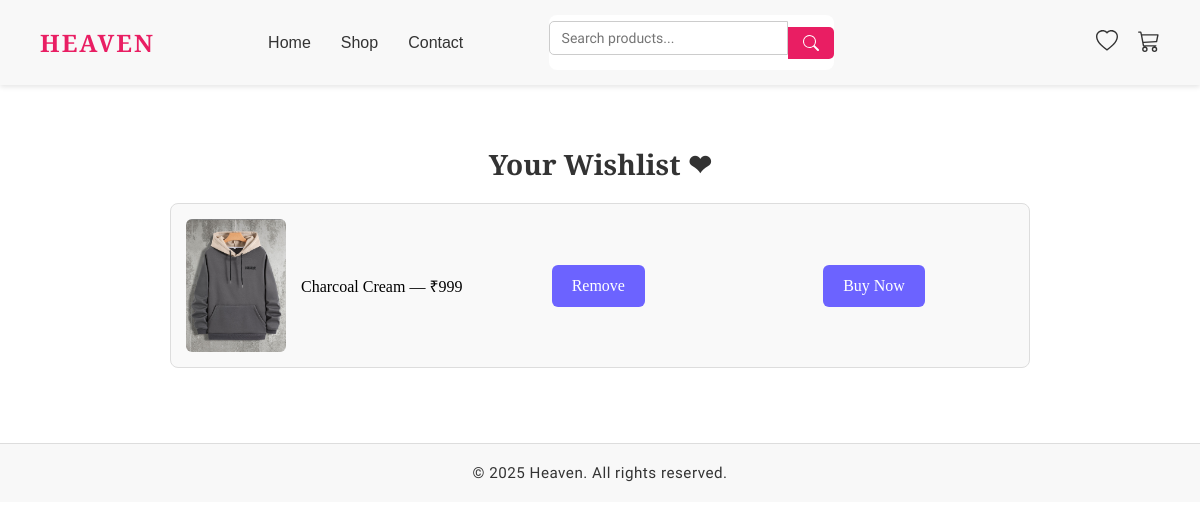
/wishlist, run on the app's committed database.
### tables this page shows
CREATE TABLE shop (
        id INTEGER PRIMARY KEY AUTOINCREMENT,
        name TEXT,
        price INTEGER,
        image TEXT
    );

### app.py (the view)
@app.route('/wishlist')
def wishlist():
    conn = get_db_connection()
    heart_items = conn.execute("""
        SELECT h.id AS heart_id,
               h.product_id,
               s.name,
               s.price,
               s.image
        FROM heart h
        JOIN shop s ON h.product_id = s.id
        ORDER BY h.id DESC
    """).fetchall()
    conn.close()
    return render_template('heart.html', heart_items=heart_items)

### app.py (called while the page is built)
def get_db_connection():
    conn = sqlite3.connect("ecommerce.db")
    conn.row_factory = sqlite3.Row
    return conn

### templates/heart.html (shortened to what this page needs)
{% extends "base.html" %}
{% block content %}
{% include 'nav1.html' %}
<div class="wishlist-container">
<h1>Your Wishlist ❤</h1>
{% if heart_items|length == 0 %}
  <p>Your wishlist is empty. <a href="{{ url_for('shop_page') }}">Go shopping</a>.</p>
{% else %}
  <ul>
    {% for item in heart_items %}
      <li>
        <img src="{{ url_for('static', filename='images/' + item.image) }}" alt="{{ item.name }}" width="100">
        {{ item.name }} — ₹{{ item.price }}
        <form action="{{ url_for('remove_from_heart') }}" method="POST">
    <button type="submit">Remove</button>
</form>
        <form action="{{ url_for('buy_now') }}" method="GET" style="display:inline;">
          <button type="submit">Buy Now</button>
        </form>
      </li>
    {% endfor %}
  </ul>
{% endif %}
</div>
{% endblock %}

### static/css/shop.css (style rules this page uses)
h1 { font-family: 'Playfair Display', serif; text-align: center; }
.wishlist-container { max-width: 900px; margin: 40px auto; padding: 20px; font-family: 'Raleway', sans-serif; }
.wishlist-container h1 { font-size: 28px; margin-bottom: 20px; color: #333; text-align: center; }
.wishlist-container ul { list-style: none; padding: 0; margin: 0; }
.wishlist-container ul li { display: flex; align-items: center; justify-content: space-between; background: #f9f9f9; border: 1px solid #ddd; margin-bottom: 15px; padding: 15px; border-radius: 8px; transition: box-shadow 0.3s ease; }
.wishlist-container ul li img { border-radius: 6px; margin-right: 15px; }
form { background: #fff; border-radius: 8px; max-width: 500px; margin: 0 auto; font-family: 'Raleway', sans-serif; align-items: center; }
form button { background: #6c63ff; color: #fff; padding: 12px 20px; border: none; border-radius: 6px; font-size: 16px; cursor: pointer; transition: background 0.3s ease; }

### static/css/style.css (style rules this page uses)
* { margin: 0; padding: 0; box-sizing: border-box; font-family: 'Playfair Display', serif; font: bolder; }

### data on the page
shop: image (picture), name "Charcoal Cream", price "999"
